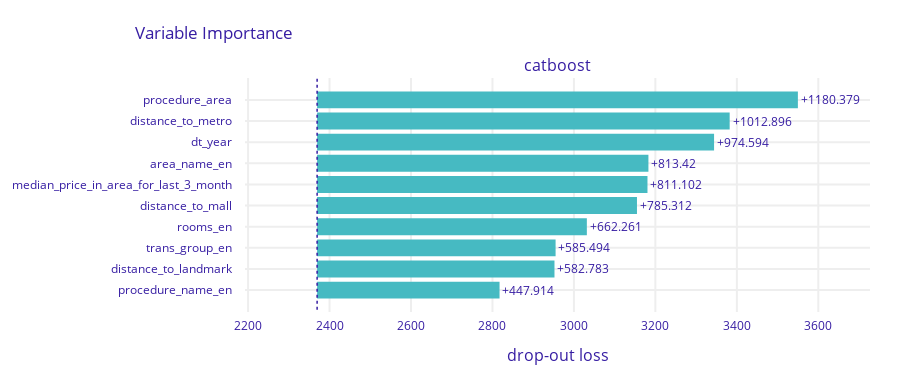

Write notebook code for a chart like this one.
### Code cell
# Важность параметров на целевую переменную

exp_catboost.model_parts().plot()

### Figure 1 — Plotly figure (JSON) as saved in the notebook; plotly's stock layout.template omitted (floating-point values rounded to 4 significant figures)
{"data": [{"base": 2369.0, "hoverinfo": "text", "hoverlabel": {"bgcolor": "rgba(0,0,0,0.8)"}, "hovertext": ["Model: catboost loss after<br>variable: procedure_area is permuted: 3549.878<br>Drop-out loss change: +1180.379", "Model: catboost loss after<br>variable: distance_to_metro is permuted: 3382.395<br>Drop-out loss change: +1012.896", "Model: catboost loss after<br>variable: dt_year is permuted: 3344.092<br>Drop-out loss change: +974.594", "Model: catboost loss after<br>variable: area_name_en is permuted: 3182.918<br>Drop-out loss change: +813.42", "Model: catboost loss after<br>variable: median_price_in_area_for_last_3_month is permuted: 3180.6<br>Drop-out loss change: +811.102", "Model: catboost loss after<br>variable: distance_to_mall is permuted: 3154.811<br>Drop-out loss change: +785.312", "Model: catboost loss after<br>variable: rooms_en is permuted: 3031.759<br>Drop-out loss change: +662.261", "Model: catboost loss after<br>variable: trans_group_en is permuted: 2954.992<br>Drop-out loss change: +585.494", "Model: catboost loss after<br>variable: distance_to_landmark is permuted: 2952.281<br>Drop-out loss change: +582.783", "Model: catboost loss after<br>variable: procedure_name_en is permuted: 2817.413<br>Drop-out loss change: +447.914"], "marker": {"color": "#46bac2"}, "orientation": "h", "showlegend": false, "text": ["+1180.379", "+1012.896", "+974.594", "+813.42", "+811.102", "+785.312", "+662.261", "+585.494", "+582.783", "+447.914"], "textposition": "outside", "type": "bar", "x": [1180.0, 1013.0, 974.6, 813.4, 811.1, 785.3, 662.3, 585.5, 582.8, 447.9], "xaxis": "x", "y": ["procedure_area", "distance_to_metro", "dt_year", "area_name_en", "median_price_in_area_for_last_3_month", "distance_to_mall", "rooms_en", "trans_group_en", "distance_to_landmark", "procedure_name_en"], "yaxis": "y"}], "layout": {"annotations": [{"font": {"size": 16}, "showarrow": false, "text": "catboost", "x": 0.5, "xanchor": "center", "xref": "paper", "y": 1, "yanchor": "bottom", "yref": "paper"}, {"font": {"size": 16}, "showarrow": false, "text": "drop-out loss", "x": 0.5, "xanchor": "center", "xref": "paper", "y": 0, "yanchor": "top", "yref": "paper", "yshift": -30}], "font": {"color": "#371ea3"}, "height": 383, "margin": {"b": 71, "r": 30, "t": 78}, "shapes": [{"line": {"color": "#371ea3", "dash": "dot", "width": 1.5}, "type": "line", "x0": 2369.0, "x1": 2369.0, "xref": "x", "y0": -1, "y1": 10, "yref": "y"}], "title": {"text": "Variable Importance", "x": 0.15}, "xaxis": {"anchor": "y", "automargin": true, "domain": [0, 1], "fixedrange": true, "gridwidth": 2, "range": [2192.0, 3727.0], "tickcolor": "white", "ticklen": 3, "ticks": "outside", "type": "linear", "zeroline": false}, "yaxis": {"anchor": "x", "automargin": true, "autorange": "reversed", "domain": [0, 1], "fixedrange": true, "gridwidth": 2, "tickcolor": "white", "ticklen": 10, "ticks": "outside", "type": "category"}}}
